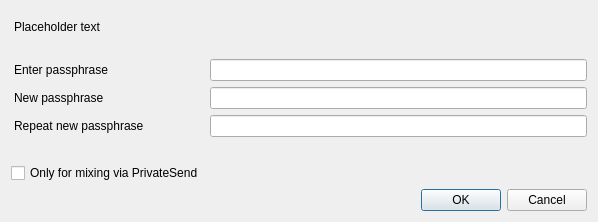
<?xml version="1.0" encoding="UTF-8"?>
<ui version="4.0">
 <class>AskPassphraseDialog</class>
 <widget class="QDialog" name="AskPassphraseDialog">
  <property name="geometry">
   <rect>
    <x>0</x>
    <y>0</y>
    <width>598</width>
    <height>222</height>
   </rect>
  </property>
  <property name="sizePolicy">
   <sizepolicy hsizetype="Preferred" vsizetype="Minimum">
    <horstretch>0</horstretch>
    <verstretch>0</verstretch>
   </sizepolicy>
  </property>
  <property name="minimumSize">
   <size>
    <width>550</width>
    <height>0</height>
   </size>
  </property>
  <property name="windowTitle">
   <string>Passphrase Dialog</string>
  </property>
  <layout class="QVBoxLayout" name="verticalLayout">
   <property name="sizeConstraint">
    <enum>QLayout::SetMinimumSize</enum>
   </property>
   <item>
    <widget class="QLabel" name="warningLabel">
     <property name="styleSheet">
      <string notr="true">margin-bottom:10px;</string>
     </property>
     <property name="text">
      <string notr="true">Placeholder text</string>
     </property>
     <property name="textFormat">
      <enum>Qt::RichText</enum>
     </property>
     <property name="wordWrap">
      <bool>true</bool>
     </property>
    </widget>
   </item>
   <item>
    <layout class="QFormLayout" name="formLayout">
     <property name="sizeConstraint">
      <enum>QLayout::SetMinimumSize</enum>
     </property>
     <property name="fieldGrowthPolicy">
      <enum>QFormLayout::AllNonFixedFieldsGrow</enum>
     </property>
     <item row="0" column="0">
      <widget class="QLabel" name="passLabel1">
       <property name="styleSheet">
        <string notr="true">margin-right:5px;</string>
       </property>
       <property name="text">
        <string>Enter passphrase</string>
       </property>
      </widget>
     </item>
     <item row="0" column="1">
      <widget class="QLineEdit" name="passEdit1">
       <property name="echoMode">
        <enum>QLineEdit::Password</enum>
       </property>
      </widget>
     </item>
     <item row="1" column="0">
      <widget class="QLabel" name="passLabel2">
       <property name="styleSheet">
        <string notr="true">margin-right:5px;</string>
       </property>
       <property name="text">
        <string>New passphrase</string>
       </property>
      </widget>
     </item>
     <item row="1" column="1">
      <widget class="QLineEdit" name="passEdit2">
       <property name="echoMode">
        <enum>QLineEdit::Password</enum>
       </property>
      </widget>
     </item>
     <item row="2" column="0">
      <widget class="QLabel" name="passLabel3">
       <property name="styleSheet">
        <string notr="true">margin-right:5px;</string>
       </property>
       <property name="text">
        <string>Repeat new passphrase</string>
       </property>
      </widget>
     </item>
     <item row="2" column="1">
      <widget class="QLineEdit" name="passEdit3">
       <property name="echoMode">
        <enum>QLineEdit::Password</enum>
       </property>
      </widget>
     </item>
     <item row="3" column="1">
      <widget class="QLabel" name="capsLabel">
       <property name="font">
        <font>
         <weight>75</weight>
         <bold>true</bold>
        </font>
       </property>
       <property name="text">
        <string/>
       </property>
       <property name="alignment">
        <set>Qt::AlignCenter</set>
       </property>
      </widget>
     </item>
     <item row="4" column="0">
      <widget class="QCheckBox" name="mixingOnlyCheckBox">
       <property name="enabled">
        <bool>true</bool>
       </property>
       <property name="visible">
        <bool>false</bool>
       </property>
       <property name="toolTip">
        <string>Serves to disable the trivial sendmoney when OS account compromised. Provides no real security.</string>
       </property>
       <property name="text">
        <string>Only for mixing via PrivateSend</string>
       </property>
      </widget>
     </item>
    </layout>
   </item>
   <item>
    <widget class="QDialogButtonBox" name="buttonBox">
     <property name="orientation">
      <enum>Qt::Horizontal</enum>
     </property>
     <property name="standardButtons">
      <set>QDialogButtonBox::Cancel|QDialogButtonBox::Ok</set>
     </property>
    </widget>
   </item>
  </layout>
 </widget>
 <resources/>
 <connections>
  <connection>
   <sender>buttonBox</sender>
   <signal>accepted()</signal>
   <receiver>AskPassphraseDialog</receiver>
   <slot>accept()</slot>
   <hints>
    <hint type="sourcelabel">
     <x>20</x>
     <y>20</y>
    </hint>
    <hint type="destinationlabel">
     <x>20</x>
     <y>20</y>
    </hint>
   </hints>
  </connection>
  <connection>
   <sender>buttonBox</sender>
   <signal>rejected()</signal>
   <receiver>AskPassphraseDialog</receiver>
   <slot>reject()</slot>
   <hints>
    <hint type="sourcelabel">
     <x>20</x>
     <y>20</y>
    </hint>
    <hint type="destinationlabel">
     <x>20</x>
     <y>20</y>
    </hint>
   </hints>
  </connection>
 </connections>
</ui>
